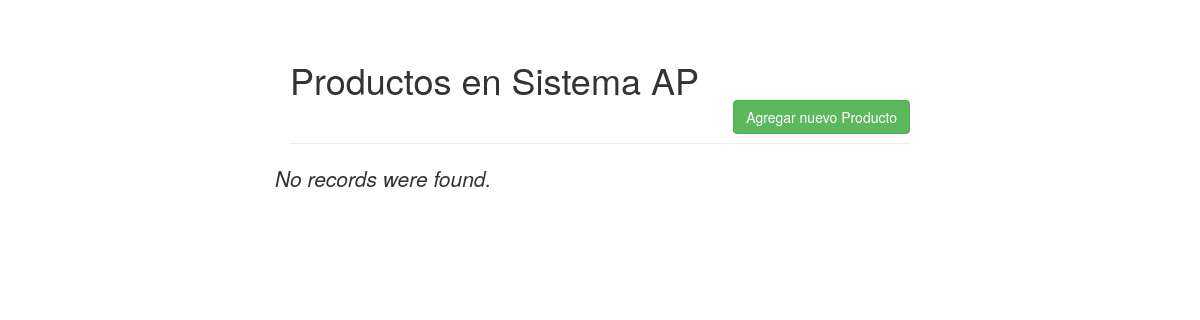
The app's page /TablaSupervisor/index.php, older data.
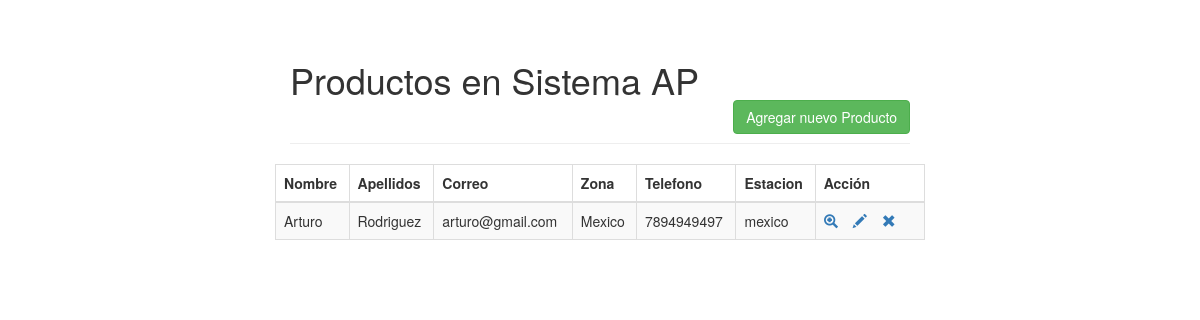
The same page, newer data.
### tables this page shows
CREATE TABLE `t_supervisor` (
  `id` int(5) NOT NULL,
  `nombre` varchar(300) NOT NULL,
  `apellidos` varchar(300) NOT NULL,
  `correo` varchar(255) NOT NULL,
  `zona` varchar(255) NOT NULL,
  `telefono` varchar(20) NOT NULL,
  `estacion` varchar(300) NOT NULL
);

### TablaSupervisor/index.php (the view, shortened to what this page needs)
<!DOCTYPE html>
<html lang="en">
<head>
    <link rel="stylesheet" href="https://maxcdn.bootstrapcdn.com/bootstrap/3.3.7/css/bootstrap.css">
</head>
<body>
    <div class="wrapper">
        <div class="container-fluid">
            <div class="row">
                <div class="col-md-12">
                    <div class="page-header clearfix">
                        <h1 class="pull-left">Productos en Sistema AP</h1><br><br>
                        <br><a href="create.php" class="btn btn-success pull-right">Agregar nuevo Producto</a></div>
                    </div>
                    <?php
                    require_once "config.php";
                    $sql = "SELECT * FROM t_supervisor";
                    if($result = mysqli_query($link, $sql)){
                        if(mysqli_num_rows($result) > 0){
                            echo "<table class='table table-bordered table-striped'>";
                                echo "<thead>";
                                    echo "<tr>";
                                        echo "<th>Nombre</th>";
                                        echo "<th>Apellidos</th>";
                                        echo "<th>Correo</th>";
                                        echo "<th>Zona</th>";
                                        echo "<th>Telefono</th>";
                                        echo "<th>Estacion</th>";
                                        echo "<th>Acción</th>";
                                    echo "</tr>";
                                echo "</thead>";
                                echo "<tbody>";
                                while($row = mysqli_fetch_array($result)){
                                    echo "<tr>";
                                        echo "<td>" . $row['nombre'] . "</td>";
                                        echo "<td>" . $row['apellidos'] . "</td>";
                                        echo "<td>" . $row['correo'] . "</td>";
                                        echo "<td>" . $row['zona'] . "</td>";
                                        echo "<td>" . $row['telefono'] . "</td>";
                                        echo "<td>" . $row['estacion'] . "</td>";
                                        echo "<td>";
                                            echo "<a href='read.php?id=". $row['id'] ."' title='Ver producto a detalle' data-toggle='tooltip'><span class='glyphicon glyphicon-zoom-in'></span></a>";
                                            echo "<a href='update.php?id=". $row['id'] ."' title='Actualizar' data-toggle='tooltip'><span class='glyphicon glyphicon-pencil'></span></a>";
                                            echo "<a href='delete.php?id=". $row['id'] ."' title='Eliminar' data-toggle='tooltip'><span class='glyphicon glyphicon-remove'></span></a>";
                                        echo "</td>";
                                    echo "</tr>";
                                }
                                echo "</tbody>";
                            echo "</table>";
                        } else{
                            echo "<p class='lead'><em>No records were found.</em></p>";
                        }
                    } else{
                        echo "ERROR: Could not able to execute $sql. " . mysqli_error($link);
                    }
                    ?>
                </div>
            </div>
        </div>
</body>
</html>

Row changes from the older to the newer data that the page shows:
added t_supervisor: nombre "Arturo", apellidos "Rodriguez", correo "arturo@gmail.com", zona "Mexico", telefono "7894949497", estacion "mexico"
Text that changed along with them:
text no longer shown: "No records were found."
text now shown: "Nombre Apellidos Correo Zona Telefono Estacion Acción"
